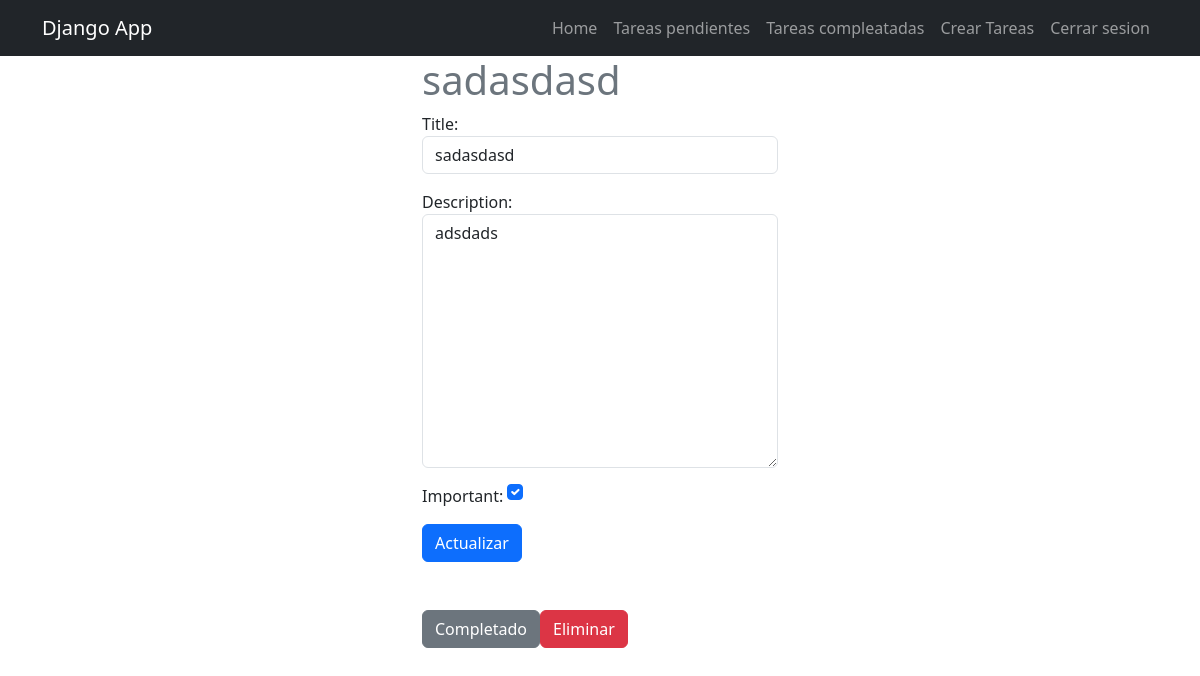
Page /task/11/ (signed in) on the committed database.
### task/models.py (models this page shows, shortened)
class Task(models.Model):
    title = models.CharField(max_length=200)
    description = models.TextField(max_length=1000)
    created = models.DateTimeField(auto_now_add=True)
    datecompleted = models.DateTimeField(null=True, blank=True)
    important = models.BooleanField(default=False)
    user = models.ForeignKey(User, on_delete=models.CASCADE)

### task/views.py (the view, shortened to what this page needs)
# urls.py: path('task/<int:task_id>/', views.task_detail, name='task_detail'),
@login_required
def task_detail(request, task_id):
    if request.method == 'GET':
        task = get_object_or_404(Task, pk=task_id, user= request.user)
        form = TaskForm(instance=task)
        return render(request, 'task_detail.html', {'task': task, 'form': form})

### task/forms.py
class TaskForm(forms.ModelForm):
    class Meta:
        model = Task
        fields = ['title', 'description', 'important']
        widgets = {
            'title': forms.TextInput(attrs= {'class': 'form-control', 'placeholder': 'Escribe un titulo'}),
            'description': forms.Textarea(attrs= {'class': 'form-control', 'placeholder': 'Escribe una descripcion'}),
            'important': forms.CheckboxInput(attrs= {'class': 'form-check-input m-auto'})
        }

### task/templates/task_detail.html (shortened to what this page needs)
{% extends "base.html" %} {% block content %}
<main class="container">
  <div class="row">
    <div class="col-md-4 offset-md-4">
        <h1 class="text-secondary">{{task.title}}</h1>
        <form method="POST">
          {% csrf_token %} {{form.as_p}}
          <button class="btn btn-primary">Actualizar</button>
        </form>
        <div class="mt-5 d-flex">
          <form action="{% url "complete_task" task.id %}" method="POST">
            <button class="btn btn-secondary">Completado</button>
          </form>
          <form action="{% url "delete_task" task.id %}" method="POST">
            <button class="btn btn-danger">Eliminar</button>
          </form>
        </div>
    </div>
  </div>
</main>
{% endblock %}

### rows in the picture
Task: title "sadasdasd", description "adsdads", important "☑"
